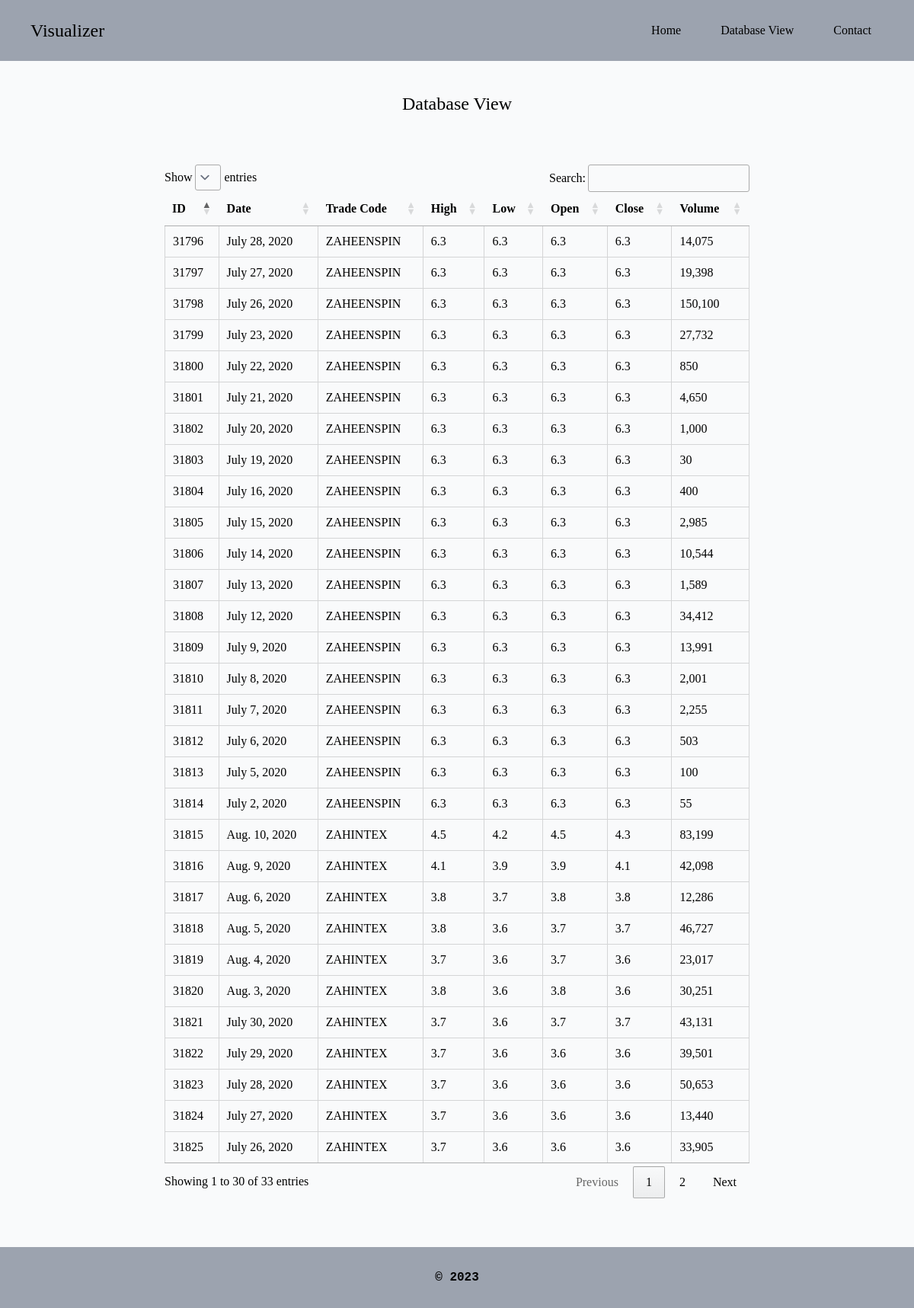
The page /tableview on the database its author committed.
### main/models.py (models this page shows, shortened)
class data(models.Model):
    date = models.CharField(max_length=100)
    trade_code = models.CharField(max_length=100)
    high = models.CharField(max_length=100)
    low = models.CharField(max_length=100)
    open = models.CharField(max_length=100)
    close = models.CharField(max_length=100)
    volume = models.CharField(max_length=100)

### main/views.py (the view)
# urls.py: path('tableview', views.tableview, name='index'),
def tableview(request):
    datalist = data.objects.all();
    return render(request, 'main/tableview.html', {'datas': datalist})

### main/templates/main/tableview.html
{% extends "main/base.html" %} {% block extra_css %}
<link
  rel="stylesheet"
  href="https://cdn.datatables.net/1.13.7/css/jquery.dataTables.css"
/>
{% endblock extra_css %} {% block content %}
<div class="container flex flex-col items-center w-full pt-10">
  <h1 class="text-2xl">Database View</h1>
  <div class="w-3/4 py-16">
    <table id="datatable" class="cell-border hover">
      <thead>
        <tr>
          <th>ID</th>
          <th>Date</th>
          <th>Trade Code</th>
          <th>High</th>
          <th>Low</th>
          <th>Open</th>
          <th>Close</th>
          <th>Volume</th>
        </tr>
      </thead>
      <tbody>
        {% for data in datas %}
        <tr>
          <td>{{ data.id }}</td>
          <td>{{ data.date }}</td>
          <td>{{ data.trade_code }}</td>
          <td>{{ data.high }}</td>
          <td>{{ data.low }}</td>
          <td>{{ data.open }}</td>
          <td>{{ data.close }}</td>
          <td>{{ data.volume }}</td>
        </tr>
        {% endfor %}
      </tbody>
    </table>
  </div>
</div>
{% endblock %}

### main/templates/main/base.html (shortened to what this page needs)
{% load static tailwind_tags %}
<!DOCTYPE html>
<html lang="en">
  <head>
    <link
      rel="stylesheet"
      href="https://cdn.datatables.net/1.13.7/css/jquery.dataTables.css"
    />
    {% tailwind_css %} {% block extra_css %} {% endblock extra_css %}
  </head>
  <body class="bg-gray-50 font-serif leading-normal tracking-normal">
    <nav class="h-20 bg-gray-400 flex items-center justify-between px-10">
      <h1 class="text-2xl">Visualizer</h1>
      <ul class="flex gap-5 justify-center">
        <li
          class="hover:bg-slate-200 px-4 py-2 rounded-lg hover:transition hover:cursor-pointer duration-75 font-medium"
        >
          <a href="/">Home</a>
        </li>
        <li
          class="hover:bg-slate-200 px-4 py-2 rounded-lg hover:transition hover:cursor-pointer duration-75 font-medium"
        >
          <a href="/tableview">Database View</a>
        </li>
        <li
          class="hover:bg-slate-200 px-4 py-2 rounded-lg hover:transition hover:cursor-pointer duration-75 font-medium"
        >
          <a>Contact</a>
        </li>
      </ul>
    </nav>
    <section class="min-h-screen w-full flex justify-center">
      {% block content %} {% endblock content %}
    </section>
    <footer>
      <div class="h-20 bg-gray-400 flex items-center justify-center">
        <p class="text-center font-semibold font-mono">© 2023</p>
      </div>
    </footer>
  </body>
</html>

### rows shown on the page
data: id "31796", date "July 28, 2020", trade_code "ZAHEENSPIN", high "6.3", low "6.3", open "6.3", close "6.3", volume "14,075"
data: id "31797", date "July 27, 2020", trade_code "ZAHEENSPIN", high "6.3", low "6.3", open "6.3", close "6.3", volume "19,398"
data: id "31798", date "July 26, 2020", trade_code "ZAHEENSPIN", high "6.3", low "6.3", open "6.3", close "6.3", volume "150,100"
data: id "31799", date "July 23, 2020", trade_code "ZAHEENSPIN", high "6.3", low "6.3", open "6.3", close "6.3", volume "27,732"
data: id "31800", date "July 22, 2020", trade_code "ZAHEENSPIN", high "6.3", low "6.3", open "6.3", close "6.3", volume "850"
data: id "31801", date "July 21, 2020", trade_code "ZAHEENSPIN", high "6.3", low "6.3", open "6.3", close "6.3", volume "4,650"
data: id "31802", date "July 20, 2020", trade_code "ZAHEENSPIN", high "6.3", low "6.3", open "6.3", close "6.3", volume "1,000"
data: id "31803", date "July 19, 2020", trade_code "ZAHEENSPIN", high "6.3", low "6.3", open "6.3", close "6.3", volume "30"
data: id "31804", date "July 16, 2020", trade_code "ZAHEENSPIN", high "6.3", low "6.3", open "6.3", close "6.3", volume "400"
data: id "31805", date "July 15, 2020", trade_code "ZAHEENSPIN", high "6.3", low "6.3", open "6.3", close "6.3", volume "2,985"
data: id "31806", date "July 14, 2020", trade_code "ZAHEENSPIN", high "6.3", low "6.3", open "6.3", close "6.3", volume "10,544"
data: id "31807", date "July 13, 2020", trade_code "ZAHEENSPIN", high "6.3", low "6.3", open "6.3", close "6.3", volume "1,589"
data: id "31808", date "July 12, 2020", trade_code "ZAHEENSPIN", high "6.3", low "6.3", open "6.3", close "6.3", volume "34,412"
data: id "31809", date "July 9, 2020", trade_code "ZAHEENSPIN", high "6.3", low "6.3", open "6.3", close "6.3", volume "13,991"
data: id "31810", date "July 8, 2020", trade_code "ZAHEENSPIN", high "6.3", low "6.3", open "6.3", close "6.3", volume "2,001"
data: id "31811", date "July 7, 2020", trade_code "ZAHEENSPIN", high "6.3", low "6.3", open "6.3", close "6.3", volume "2,255"
data: id "31812", date "July 6, 2020", trade_code "ZAHEENSPIN", high "6.3", low "6.3", open "6.3", close "6.3", volume "503"
data: id "31813", date "July 5, 2020", trade_code "ZAHEENSPIN", high "6.3", low "6.3", open "6.3", close "6.3", volume "100"
data: id "31814", date "July 2, 2020", trade_code "ZAHEENSPIN", high "6.3", low "6.3", open "6.3", close "6.3", volume "55"
data: id "31815", date "Aug. 10, 2020", trade_code "ZAHINTEX", high "4.5", low "4.2", open "4.5", close "4.3", volume "83,199"
data: id "31816", date "Aug. 9, 2020", trade_code "ZAHINTEX", high "4.1", low "3.9", open "3.9", close "4.1", volume "42,098"
data: id "31817", date "Aug. 6, 2020", trade_code "ZAHINTEX", high "3.8", low "3.7", open "3.8", close "3.8", volume "12,286"
data: id "31818", date "Aug. 5, 2020", trade_code "ZAHINTEX", high "3.8", low "3.6", open "3.7", close "3.7", volume "46,727"
data: id "31819", date "Aug. 4, 2020", trade_code "ZAHINTEX", high "3.7", low "3.6", open "3.7", close "3.6", volume "23,017"
data: id "31820", date "Aug. 3, 2020", trade_code "ZAHINTEX", high "3.8", low "3.6", open "3.8", close "3.6", volume "30,251"
data: id "31821", date "July 30, 2020", trade_code "ZAHINTEX", high "3.7", low "3.6", open "3.7", close "3.7", volume "43,131"
data: id "31822", date "July 29, 2020", trade_code "ZAHINTEX", high "3.7", low "3.6", open "3.6", close "3.6", volume "39,501"
data: id "31823", date "July 28, 2020", trade_code "ZAHINTEX", high "3.7", low "3.6", open "3.6", close "3.6", volume "50,653"
data: id "31824", date "July 27, 2020", trade_code "ZAHINTEX", high "3.7", low "3.6", open "3.6", close "3.6", volume "13,440"
data: id "31825", date "July 26, 2020", trade_code "ZAHINTEX", high "3.7", low "3.6", open "3.6", close "3.6", volume "33,905"
